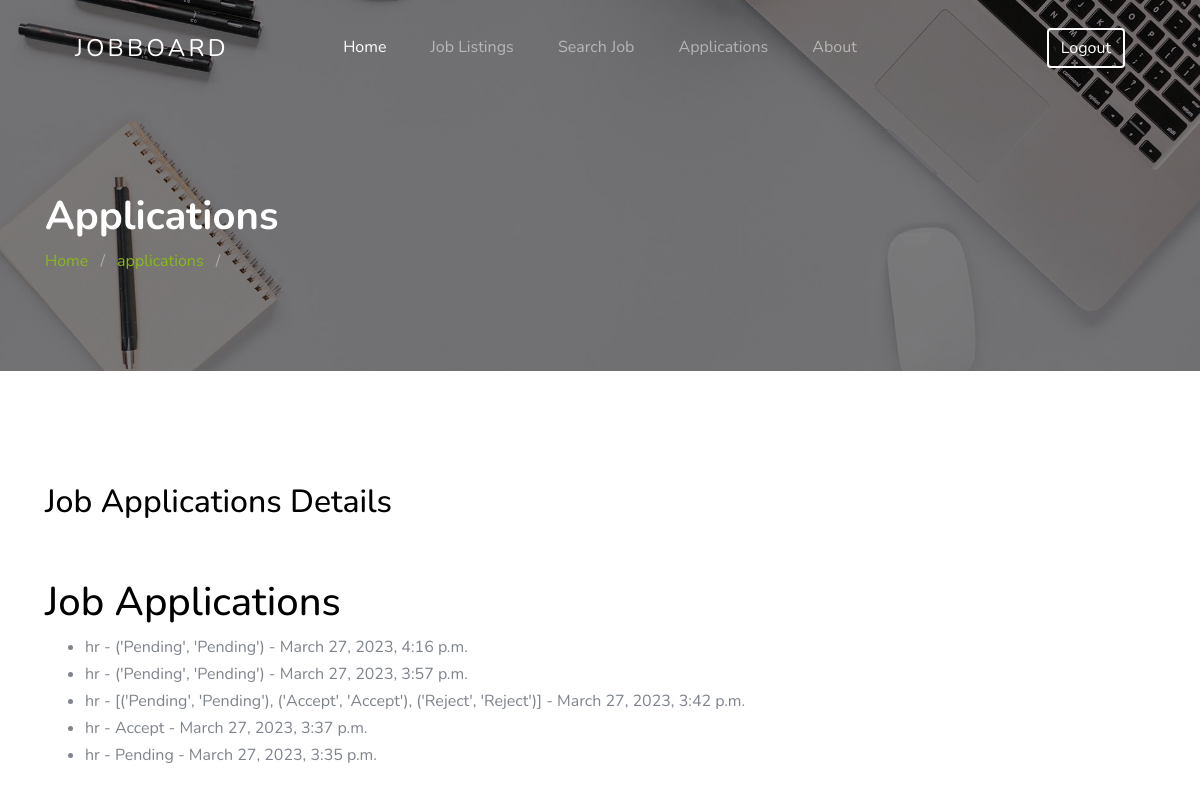
The app's page /applications/ (signed in) with its own data.
### app1/models.py (models this page shows, shortened)
class JobApplication(models.Model):
    candidate = models.ForeignKey(Candidate, on_delete=models.CASCADE)
    job = models.ForeignKey(job, on_delete=models.CASCADE)
    application_date = models.DateTimeField(auto_now_add=True)
    is_accepted = models.CharField(max_length=50,choices=job_status,default=job_status[0])

class job(models.Model):
    job_id = models.CharField(max_length=10)
    job_role = models.CharField( max_length=50)
    drive_company_name = models.CharField(max_length=50)
    job_category = models.CharField(max_length=50,)
    job_location = models.CharField(max_length=50)
    qualification = models.CharField(max_length=50)
    vacancies = models.IntegerField()
    experience = models.CharField(max_length=50)
    venue_details = models.TextField(max_length=200, blank=True, null=True)
    published_date = models.DateTimeField(auto_now_add=True)
    last_modified = models.DateTimeField(auto_now_add = True)
    objects = models.Manager()
    jb_manager = jobmanager()
    is_active = models.BooleanField(default=True)
    class Meta:
        db_table = ''
        managed = True
        verbose_name = 'jobDetails'
        verbose_name_plural = 'jobDetailss'

### app1/views.py (the view)
# urls.py: path('applications/', views.job_applications, name='job_applications'),
@login_required(login_url="candidate_login")
def job_applications(request):
    candidate = get_object_or_404(Candidate, user=request.user)
    applications = JobApplication.objects.filter(candidate=candidate).order_by('-application_date')
    return render(request, 'job_applications.html', {'applications': applications})

### app1/templates/job_applications.html (shortened to what this page needs)
{% extends 'base.html' %}
{% load static %}
{% block data %}
<section class="section-hero overlay inner-page bg-image" style="background-image: url('images/hero_1.jpg');" id="home-section">
  <div class="container">
    <div class="row">
      <div class="col-md-7">
        <h1 class="text-white font-weight-bold">Applications</h1>
        <div class="custom-breadcrumbs">
          <a href="{% url 'index' %}">Home</a> <span class="mx-2 slash">/</span>
          <a href="{% url 'job_applications' %}">applications</a> <span class="mx-2 slash">/</span>
        </div>
      </div>
    </div>
  </div>
</section>
<section class="site-section">
    <div class="container">
      <div class="row align-items-center mb-5">
        <div class="col-lg-8 mb-4 mb-lg-0">
          <div class="d-flex align-items-center">
            <div>
              <h2>Job Applications Details
              </h2>
            </div>
          </div>
        </div>
      </div>
      <div class="row mb-5">
        <div class="col-lg-12">
          <h1>Job Applications</h1>
          <ul>
            {% for application in applications %}
              <li>{{ application.job.job_role }} - {{application.is_accepted}} -  {{application.application_date}}
              </li>
            {% empty %}
              <li>No job applications submitted.</li>
            {% endfor %}
          </ul>
        </div>
      </div>
    </div>
  </section>
{% endblock data%}

### app1/templates/base.html (shortened to what this page needs)
{% load static %}
<html>
  <head>
        <link rel="stylesheet" href="{% static 'css/custom-bs.css' %}">
        <link rel="stylesheet" href="{% static 'css/jquery.fancybox.min.css' %}">
        <link rel="stylesheet" href="{% static 'css/bootstrap-select.min.css' %}">
        <link rel="stylesheet" href="{% static 'fonts/icomoon/style.css' %}">
        <link rel="stylesheet" href="{% static 'fonts/line-icons/style.css' %}">
        <link rel="stylesheet" href="{% static 'css/owl.carousel.min.css' %}">
        <link rel="stylesheet" href="{% static 'css/animate.min.css' %}">
        <link rel="stylesheet" href="{% static 'css/mycss.css' %}">
        <link rel="stylesheet" href="{% static 'css/style.css' %}">
    </head>
    <body id="top">
{% include 'header.html' %}
{% block data%}
{% endblock data%}
</body>
</html>

### app1/templates/header.html (shortened to what this page needs)
{% load static %}
<div class="site-wrap">
  <header class="site-navbar mt-3">
    <div class="container-fluid">
      <div class="row align-items-center">
        <div class="site-logo col-6"><a href="/">JobBoard</a></div>
        <nav class="mx-auto site-navigation">
          <ul class="site-menu js-clone-nav d-none d-xl-block ml-0 pl-0">
            <li><a href="{% url 'index' %}" class="nav-link active">Home</a></li>
            <li><a href="{% url 'viewall' %}">Job Listings</a></li>
            <li><a href="{% url 'searchjob' %}">Search Job</a></li>
            <li><a href="{% url 'job_applications' %}">Applications</a></li>
            <li><a href="{% url 'about' %}">About</a></li>
          </ul>
        </nav>
        <div class="right-cta-menu text-right d-flex aligin-items-center col-6">
          <div class="ml-auto">
            {% if user.is_anonymous %}
              <a href="{% url 'candidate_login' %}" class="btn btn-outline-white border-width-2 d-none
              d-lg-inline-block">Login</a>
            {% else %}
            <a href="{% url 'candidate_logout' %}" class="btn btn-outline-white border-width-2 d-none
              d-lg-inline-block">Logout</a>
            {% endif %}
            </div>
        </div>
      </div>
    </div>
  </header>
</div>

### app1/static/css/style.css (style rules this page uses)
.site-navbar { margin-bottom: 0px; z-index: 1999; position: absolute; width: 100%; top: 2rem; }
.site-navbar .container-fluid { padding-left: 7rem; padding-right: 7rem; }
.site-navbar .site-logo { position: absolute; left: 5%; }
.site-navbar .site-logo a { color: #fff; font-size: 1.5rem; letter-spacing: .2rem; text-transform: uppercase; }
.site-navbar .site-burger-menu, .site-navbar .right-cta-menu { position: absolute; right: 5%; }
.site-navbar .site-navigation { position: absolute; left: 50%; -webkit-transform: translateX(-50%); -ms-transform: translateX(-50%); transform: translateX(-50%); z-index: 5; }
.site-navbar .site-navigation .site-menu { margin-bottom: 0; }
.site-navbar .site-navigation .site-menu .active { color: #fff; display: inline-block; padding: 5px 20px; }
.site-navbar .site-navigation .site-menu a { text-decoration: none !important; display: inline-block; position: relative; }
.site-navbar .site-navigation .site-menu > li { display: inline-block; }
.site-navbar .site-navigation .site-menu > li > a { padding: 20px 20px !important; color: rgba(255, 255, 255, 0.5); display: inline-block; text-decoration: none !important; }
.site-mobile-menu .site-nav-wrap { padding: 0; margin: 0; list-style: none; position: relative; }
.site-mobile-menu .site-nav-wrap a { padding: 10px 20px; display: block; position: relative; color: #212529; }
.site-mobile-menu .site-nav-wrap li { position: relative; display: block; }
.site-mobile-menu .site-nav-wrap li .active { color: #000; }
.site-mobile-menu .site-nav-wrap > li { display: block; position: relative; float: left; width: 100%; }
.site-mobile-menu .site-nav-wrap > li > a { padding-left: 20px; font-size: 20px; }
body { font-weight: 400; font-size: 1rem; line-height: 1.7; position: relative; }
body:after { content: ""; position: absolute; top: 0; left: 0; right: 0; bottom: 0; background: rgba(0, 0, 0, 0.7); z-index: 100; opacity: 0; visibility: hidden; -webkit-transition: .3s all ease; -o-transition: .3s all ease; transition: .3s all ease; }
h1, h2, h3, h4 { color: #000; }
.site-section { padding-top: 7rem; padding-bottom: 7rem; position: relative; z-index: 2; }
.bg-image { background-size: cover; background-position: center center; background-repeat: no-repeat; }
.custom-breadcrumbs a { color: #89ba16; }
.custom-breadcrumbs .slash { color: rgba(255, 255, 255, 0.4); }
.section-hero, .section-hero > .container > .row { height: 100vh; min-height: 900px; }
.section-hero.inner-page, .section-hero.inner-page > .container > .row { height: auto; min-height: auto; padding-top: 6em; padding-bottom: 3em; }
.section-hero.overlay, .section-hero.overlay-2 { position: relative; }
.section-hero.overlay:before, .section-hero.overlay-2:before { z-index: 1; position: absolute; content: ""; top: 0; left: 0; right: 0; bottom: 0; background: rgba(0, 0, 0, 0.5); }
.section-hero > .container { z-index: 2; position: relative; }
.btn:after, .btn:before { display: none; }
.btn.btn-outline-white { background: transparent; border-width: 2px; border-color: #fff; color: #fff; }
.border-width-2 { border-width: 2px !important; }

### records on screen
JobApplication: job.job_role "hr", is_accepted "('Pending', 'Pending')", application_date "March 27, 2023, 4:16 p.m."
JobApplication: job.job_role "hr", is_accepted "('Pending', 'Pending')", application_date "March 27, 2023, 3:57 p.m."
JobApplication: job.job_role "hr", is_accepted "[('Pending', 'Pending'), ('Accept', 'Accept'), ('Reject', 'Reject')]", application_date "March 27, 2023, 3:42 p.m."
JobApplication: job.job_role "hr", is_accepted "Accept", application_date "March 27, 2023, 3:37 p.m."
JobApplication: job.job_role "hr", is_accepted "Pending", application_date "March 27, 2023, 3:35 p.m."
